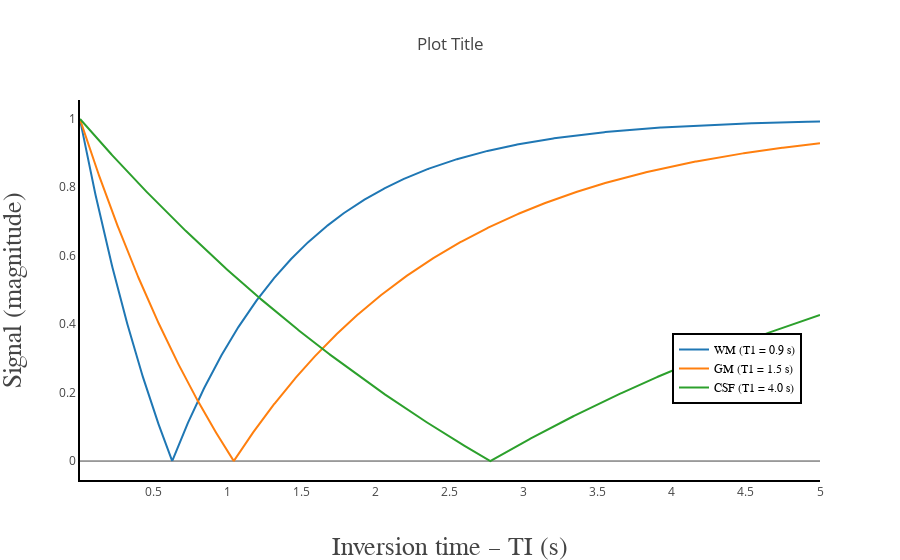

The notebook cell this image was saved under:
### Code cell
init_notebook_mode(connected=True)

wm = go.Scatter(
    x = params["TI"],
    y = abs(signal_WM),
    name = 'WM (T1 = 0.9 s)'
)

gm = go.Scatter(
    x = params["TI"],
    y = abs(signal_GM),
    name = 'GM (T1 = 1.5 s)'
)

csf = go.Scatter(
    x = params["TI"],
    y = abs(signal_CSF),
    name = 'CSF (T1 = 4.0 s)'
)

data = [wm, gm, csf]

layout = go.Layout(
    title='Plot Title',
    xaxis=dict(
        title='Inversion time – TI (s)',
        titlefont=dict(
            family='Times New Roman',
            size=26
        ),
        showgrid=False,
        linecolor='black',
        linewidth=2
    ),
    yaxis=dict(
        title='Signal (magnitude)',
        titlefont=dict(
            family='Times New Roman',
            size=26
        ),
        showgrid=False,
        linecolor='black',
        linewidth=2
    ),
    legend=dict(
        x=0.8,
        y=0.2,
        traceorder='normal',
        font=dict(
            family='Times New Roman',
            size=12,
            color='#000'
        ),
        bordercolor='#000000',
        borderwidth=2
    )
)

fig = dict(data=data, layout=layout)

iplot(fig, filename = 'basic-line', config = config)

### Figure 1 — Plotly figure (JSON) as saved in the notebook; plotly's stock layout.template omitted (floating-point values rounded to 4 significant figures; data arrays with more than 128 entries replaced by an {"elided": "..."} marker saying what was removed)
{"data": [{"name": "WM (T1 = 0.9 s)", "type": "scatter", "uid": "88fcf592-abb6-11e8-8a7e-0a580a0c02c4", "x": {"elided": "1000 float values"}, "y": {"elided": "1000 float values"}}, {"name": "GM (T1 = 1.5 s)", "type": "scatter", "uid": "88fcf830-abb6-11e8-8a7e-0a580a0c02c4", "x": {"elided": "1000 float values"}, "y": {"elided": "1000 float values"}}, {"name": "CSF (T1 = 4.0 s)", "type": "scatter", "uid": "88fcf9c0-abb6-11e8-8a7e-0a580a0c02c4", "x": {"elided": "1000 float values"}, "y": {"elided": "1000 float values"}}], "layout": {"legend": {"bordercolor": "#000000", "borderwidth": 2, "font": {"color": "#000", "family": "Times New Roman", "size": 12}, "traceorder": "normal", "x": 0.8, "y": 0.2}, "title": "Plot Title", "xaxis": {"linecolor": "black", "linewidth": 2, "showgrid": false, "title": "Inversion time – TI (s)", "titlefont": {"family": "Times New Roman", "size": 26}}, "yaxis": {"linecolor": "black", "linewidth": 2, "showgrid": false, "title": "Signal (magnitude)", "titlefont": {"family": "Times New Roman", "size": 26}}}}
